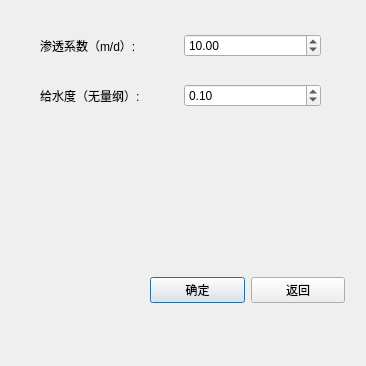
<?xml version="1.0" encoding="UTF-8"?>
<ui version="4.0">
 <class>Set_hydrogeological_parameter</class>
 <widget class="QDialog" name="Set_hydrogeological_parameter">
  <property name="geometry">
   <rect>
    <x>0</x>
    <y>0</y>
    <width>366</width>
    <height>366</height>
   </rect>
  </property>
  <property name="windowTitle">
   <string>设置水文地质学参数</string>
  </property>
  <widget class="QWidget" name="horizontalLayoutWidget_2">
   <property name="geometry">
    <rect>
     <x>40</x>
     <y>70</y>
     <width>281</width>
     <height>51</height>
    </rect>
   </property>
   <layout class="QHBoxLayout" name="horizontalLayout_2">
    <item>
     <widget class="QLabel" name="label_3">
      <property name="enabled">
       <bool>true</bool>
      </property>
      <property name="text">
       <string>给水度（无量纲）:</string>
      </property>
     </widget>
    </item>
    <item>
     <widget class="QDoubleSpinBox" name="doubleSpinBox_specific_yield">
      <property name="value">
       <double>0.100000000000000</double>
      </property>
     </widget>
    </item>
   </layout>
  </widget>
  <widget class="QWidget" name="horizontalLayoutWidget">
   <property name="geometry">
    <rect>
     <x>40</x>
     <y>20</y>
     <width>281</width>
     <height>51</height>
    </rect>
   </property>
   <layout class="QHBoxLayout" name="horizontalLayout">
    <item>
     <widget class="QLabel" name="label_2">
      <property name="enabled">
       <bool>true</bool>
      </property>
      <property name="text">
       <string>渗透系数（m/d）:</string>
      </property>
     </widget>
    </item>
    <item>
     <widget class="QDoubleSpinBox" name="doubleSpinBox_hydraulic_conductivity">
      <property name="maximum">
       <double>9999.989999999999782</double>
      </property>
      <property name="value">
       <double>10.000000000000000</double>
      </property>
     </widget>
    </item>
   </layout>
  </widget>
  <widget class="QWidget" name="horizontalLayoutWidget_3">
   <property name="geometry">
    <rect>
     <x>150</x>
     <y>250</y>
     <width>195</width>
     <height>80</height>
    </rect>
   </property>
   <layout class="QHBoxLayout" name="horizontalLayout_3">
    <item>
     <widget class="QPushButton" name="sure">
      <property name="text">
       <string>确定</string>
      </property>
     </widget>
    </item>
    <item>
     <widget class="QPushButton" name="back">
      <property name="text">
       <string>返回</string>
      </property>
     </widget>
    </item>
   </layout>
  </widget>
 </widget>
 <resources/>
 <connections>
  <connection>
   <sender>sure</sender>
   <signal>clicked()</signal>
   <receiver>Set_hydrogeological_parameter</receiver>
   <slot>accept()</slot>
   <hints>
    <hint type="sourcelabel">
     <x>197</x>
     <y>289</y>
    </hint>
    <hint type="destinationlabel">
     <x>182</x>
     <y>182</y>
    </hint>
   </hints>
  </connection>
  <connection>
   <sender>back</sender>
   <signal>clicked()</signal>
   <receiver>Set_hydrogeological_parameter</receiver>
   <slot>reject()</slot>
   <hints>
    <hint type="sourcelabel">
     <x>297</x>
     <y>289</y>
    </hint>
    <hint type="destinationlabel">
     <x>182</x>
     <y>182</y>
    </hint>
   </hints>
  </connection>
 </connections>
</ui>
